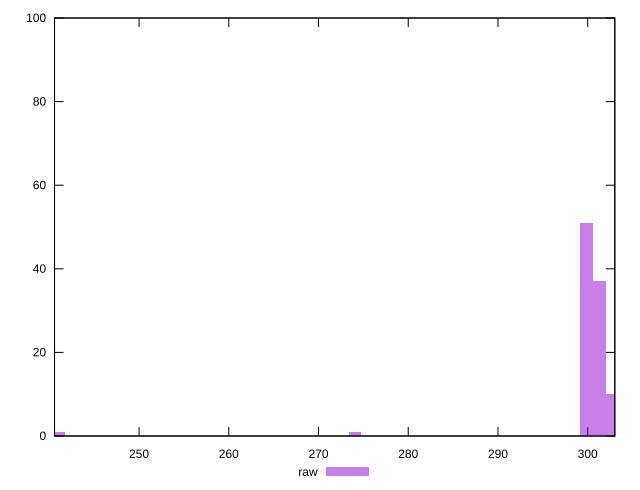

The script that saved this image:
reset

$raw <<EOF
301.33399647369464 37
299.8990726809628 51
302.7689202664265 10
241.0671971789557 1
274.0704444117889 1
EOF

set key outside below
set boxwidth 1.4349237927318792
set xrange [240.57999992370605:303.022]
set yrange [0:100]
set trange [0:100]
set style fill transparent solid 0.5 noborder
set terminal svg size 640, 490 enhanced background rgb 'white'
set output "reports/report_00030_2021-02-24T20-42-31.540Z/uses-rel-preconnect/samples/astro/raw/histogram.svg"

plot $raw title "raw" with boxes

reset
